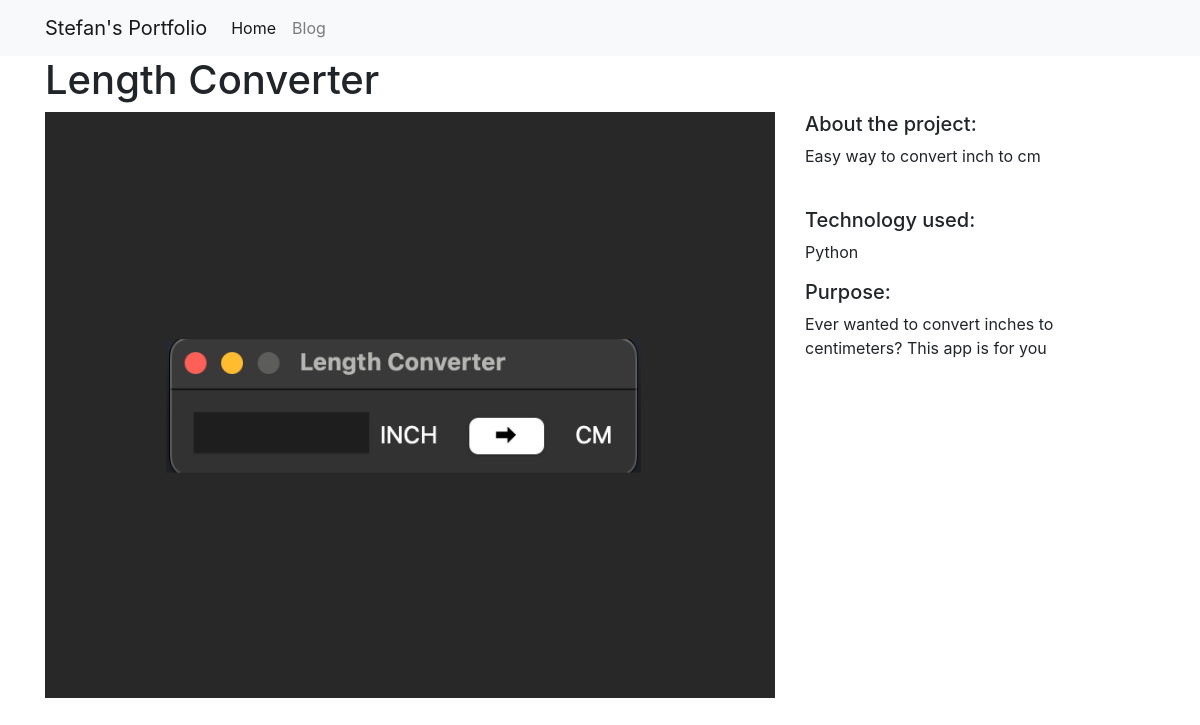
The app's page /projects/2/ with its own data.
### projects/models.py (models this page shows)
class Project(models.Model):
    title = models.CharField(max_length=100)
    description = models.TextField()
    technology = models.CharField(max_length=20)
    image = models.FilePathField(path="/img")
    purpose = models.CharField(max_length=100)

### projects/views.py (the view)
# urls.py: path("<int:pk>/", views.project_detail, name="project_detail")
def project_detail(request, pk):
    project = Project.objects.get(pk=pk)
    context = {
        "project": project
    }
    return render(request, "project_detail.html", context)

### projects/templates/project_detail.html
{% extends "base.html" %}
{% load static %}
{% block page_content %}
<h1>{{ project.title }}</h1>
<div class="row">
    <div class="col-md-8">
        <img src="{% static project.image %}" alt="" width="100%">
    </div>
    <div class="col-md-4">
        <h5>About the project:</h5>
        <p>{{ project.description }}</p>
        <br>
        <h5>Technology used:</h5>
        <p>{{ project.technology }}</p>
        <h5>Purpose:</h5>
        <p>{{ project.purpose }}</p>
    </div>
</div>
{% endblock %}

### records on screen
Project: title "Length Converter", image (picture), description "Easy way to convert inch to cm", technology "Python", purpose "Ever wanted to convert inches to centimeters? This app is for you"
